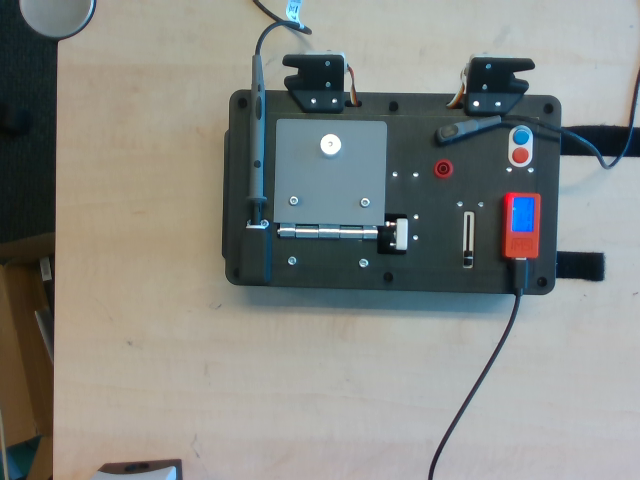
#> input picture examples/data/fixed.png, 640 x 480 px
$ python try_feature_detector.py -p data/fixed.png
#> lines starting #> are read from the running program, lines starting #| are printed output that depends on the picture; after the words box and inside, x2 and y2 are one past the last pixel; in counts of white or black regions, pixels touching at a corner belong together
#> in main, img_in is the input picture: shape (480, 640, 3); mean B, G, R 132.1, 136.3, 133.8
### robothon23vision/detectors/blue_button_detector.py
from dataclasses import dataclass
import cv2
import numpy as np

from robothon23vision.detectors.feature_detector import FeatureDetector
from robothon23vision.detectors.errors import NoCircleDetectedError, TooManyCirclesDetectedError


@dataclass
class BlueButtonDetectorConfig:
    min_radius: float = 7
    max_radius: float = 10
    circle_param_1: float = 50
    circle_param_2: float = 7
    kernel: bool = False
    h_low: int = 99
    s_low: int = 200
    v_low: int = 150
    h_high: int = 125
    s_high: int = 255
    v_high: int = 255

class BlueButtonDetector(FeatureDetector):
    def __init__(self, img_in, **config):
        super().__init__(img_in, 'blue_button')
        self._config = BlueButtonDetectorConfig(**config)

    def set_mask(self) -> None:
        self._hsv = cv2.cvtColor(self._img, cv2.COLOR_BGR2HSV)
#> self._hsv: shape (480, 640, 3); mean H, S, V 63.2, 48.1, 143.6

        # Detect circles using HoughCircles

        self._mask = cv2.inRange(
                self._hsv,
                np.array([self._config.h_low, self._config.s_low, self._config.v_low]),
                np.array([self._config.h_high, self._config.s_high, self._config.v_high]),
                )
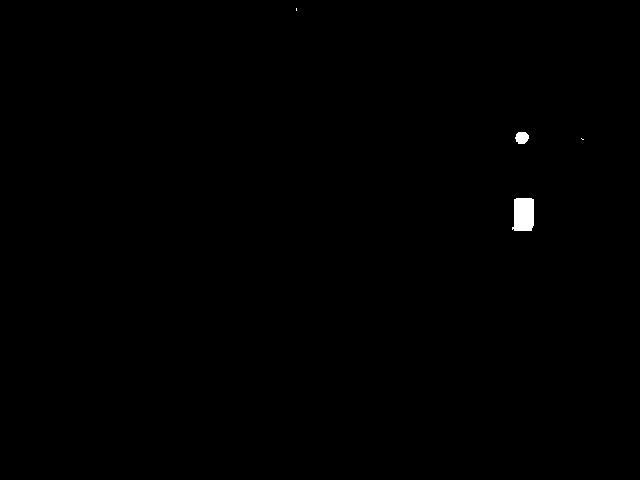
#> self._mask: shape (480, 640); 0.26% white; 4 white regions (2 under 20 px), largest, box (x1, y1, x2, y2) and area: (512, 198, 534, 231) 653, (515, 132, 529, 144) 134
        if self._config.kernel:
            kernel = np.ones((5,5), np.uint8)
            self._mask = cv2.morphologyEx(self._mask, cv2.MORPH_OPEN, kernel)
            self._mask = cv2.morphologyEx(self._mask, cv2.MORPH_CLOSE, kernel)


    def detect(self) -> dict:
        circles = cv2.HoughCircles(
                self._mask,
                cv2.HOUGH_GRADIENT,
                1,
                20,
                param1=self._config.circle_param_1,
                param2=self._config.circle_param_2,
                minRadius=self._config.min_radius,
                maxRadius=self._config.max_radius,
                )
#> circles = None

        self._filtered_img = cv2.bitwise_and(self._img, self._img, mask=self._mask)

        if circles is None:
            raise NoCircleDetectedError("No blue button detected.")
        else:
            if not circles.shape == (1, 1, 3):
                circles = np.uint16(np.around(circles))
                for circle in circles[0, :]:
                    cv2.circle(self._filtered_img, (circle[0], circle[1]), circle[2], (0, 255, 0), 2)
                    cv2.circle(self._filtered_img, (circle[0], circle[1]), 2, (0, 0, 255), 3)
                raise TooManyCirclesDetectedError("Too many blue circles detected.")
            # Draw the outer circle
            blue_circle = (
                    int(circles[:, 0, 0]),
                    int(circles[:, 0, 1]),
                    int(circles[:, 0, 2])
                    )
            cv2.circle(
                    self._img,
                    blue_circle[0:2],
                    blue_circle[2],
                     (0, 255, 0),
                     2)
            cv2.circle(self._img, blue_circle[0:2], 2, (0, 0, 255), 3)

        results = {self._name:  blue_circle[0:2]}
        return results

### robothon23vision/detectors/feature_detector.py
class FeatureDetector(object):
    def __init__(self, img_in, name: str):
        self._img = img_in.copy()
        self._name = name
        self._filtered_img = None

    def img(self):
        return self._img

    # [13 lines left out: functions low, high, not called in this run]

    def filtered_img(self):
        return self._filtered_img

    def detect(self) -> dict:
        pass

### examples/try_feature_detector.py
import time
import sys
import argparse
import cv2

from robothon23vision.detectors.blue_button_detector import BlueButtonDetector
from robothon23vision.detectors.red_circles_detector import RedCirclesDetector
from robothon23vision.detectors.silver_circle_detector import SilverCircleDetector
from robothon23vision.detectors.gray_area_detector import GrayAreaDetector
from robothon23vision.detectors.red_button_detector import RedButtonDetector
from robothon23vision.detectors.blue_area_detector import BlueAreaDetector
from robothon23vision.detectors.white_circle_detector import WhiteCircleDetector
from robothon23vision.detectors.errors import *

detector_map = {
        'blue_button': BlueButtonDetector,
        'red_circles': RedCirclesDetector,
        'silver_circle': SilverCircleDetector,
        'gray_area': GrayAreaDetector,
        'red_button': RedButtonDetector,
        'blue_area': BlueAreaDetector,
        'white_circle': WhiteCircleDetector,
        }

def main():
    parser = argparse.ArgumentParser()

    parser.add_argument("--detector_name", "-d", type=str,default='blue_button')
    parser.add_argument("--picture", "-p", type=str,default="data/localization_img_1_rgb.png")


    args = parser.parse_args()
    img_name = args.picture
    detector_name = args.detector_name

    img_in = cv2.imread(img_name)
    detector = detector_map[detector_name](img_in)
    detector.set_mask()
    try:
        res = detector.detect()
        print(res)
        cv2.imshow('image', detector.img())
    except DetectionError as e:
        print(e)
        cv2.imshow('image', detector.filtered_img())
    cv2.waitKey(0)
    cv2.destroyAllWindows()


if __name__ == "__main__":
    main()
